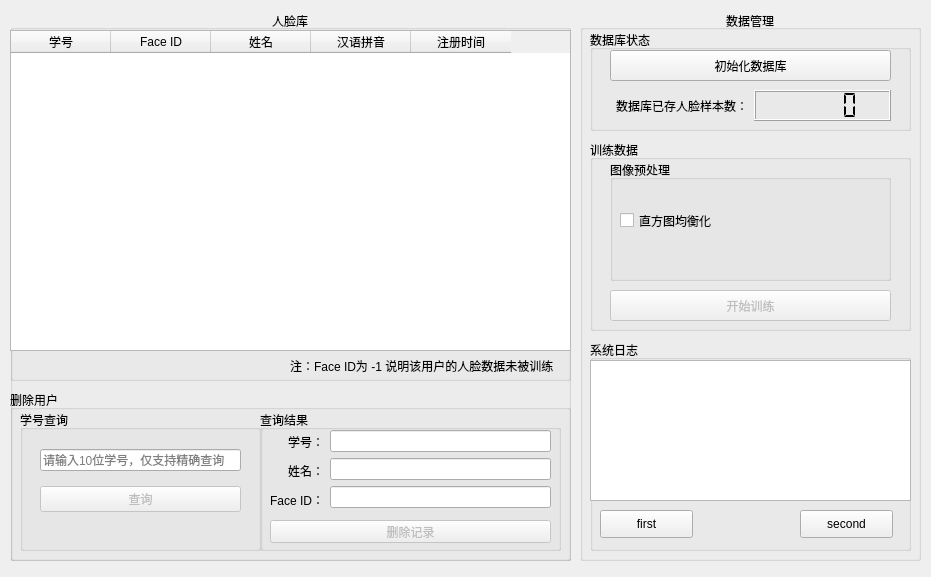
<?xml version="1.0" encoding="UTF-8"?>
<ui version="4.0">
 <class>dataManageUI</class>
 <widget class="QWidget" name="dataManageUI">
  <property name="geometry">
   <rect>
    <x>0</x>
    <y>0</y>
    <width>931</width>
    <height>577</height>
   </rect>
  </property>
  <property name="windowTitle">
   <string>OpenCV Face Recognition System - DataManage</string>
  </property>
  <widget class="QGroupBox" name="dbManageGroupBox">
   <property name="geometry">
    <rect>
     <x>580</x>
     <y>10</y>
     <width>341</width>
     <height>551</height>
    </rect>
   </property>
   <property name="title">
    <string>数据管理</string>
   </property>
   <property name="alignment">
    <set>Qt::AlignCenter</set>
   </property>
   <widget class="QGroupBox" name="dbStatusGroupBox">
    <property name="geometry">
     <rect>
      <x>10</x>
      <y>20</y>
      <width>321</width>
      <height>101</height>
     </rect>
    </property>
    <property name="title">
     <string>数据库状态</string>
    </property>
    <widget class="QWidget" name="layoutWidget_4">
     <property name="geometry">
      <rect>
       <x>20</x>
       <y>60</y>
       <width>281</width>
       <height>31</height>
      </rect>
     </property>
     <layout class="QHBoxLayout" name="dbUserCountHorizontalLayout">
      <item>
       <widget class="QLabel" name="dbUserCountLabel">
        <property name="text">
         <string>数据库已存人脸样本数：</string>
        </property>
        <property name="alignment">
         <set>Qt::AlignRight|Qt::AlignTrailing|Qt::AlignVCenter</set>
        </property>
       </widget>
      </item>
      <item>
       <widget class="QLCDNumber" name="dbUserCountLcdNum">
        <property name="segmentStyle">
         <enum>QLCDNumber::Flat</enum>
        </property>
       </widget>
      </item>
     </layout>
    </widget>
    <widget class="QPushButton" name="initDbButton">
     <property name="geometry">
      <rect>
       <x>20</x>
       <y>20</y>
       <width>281</width>
       <height>31</height>
      </rect>
     </property>
     <property name="text">
      <string>初始化数据库</string>
     </property>
    </widget>
   </widget>
   <widget class="QGroupBox" name="trainGroupBox">
    <property name="geometry">
     <rect>
      <x>10</x>
      <y>130</y>
      <width>321</width>
      <height>191</height>
     </rect>
    </property>
    <property name="title">
     <string>训练数据</string>
    </property>
    <widget class="QGroupBox" name="imgPreprocessGroupBox">
     <property name="geometry">
      <rect>
       <x>20</x>
       <y>20</y>
       <width>281</width>
       <height>121</height>
      </rect>
     </property>
     <property name="title">
      <string>图像预处理</string>
     </property>
     <widget class="QCheckBox" name="equalizeHistCheckBox">
      <property name="geometry">
       <rect>
        <x>10</x>
        <y>40</y>
        <width>121</width>
        <height>41</height>
       </rect>
      </property>
      <property name="text">
       <string>直方图均衡化</string>
      </property>
     </widget>
    </widget>
    <widget class="QPushButton" name="trainButton">
     <property name="enabled">
      <bool>false</bool>
     </property>
     <property name="geometry">
      <rect>
       <x>20</x>
       <y>150</y>
       <width>281</width>
       <height>31</height>
      </rect>
     </property>
     <property name="toolTip">
      <string>数据库未完成初始化，请检查</string>
     </property>
     <property name="text">
      <string>开始训练</string>
     </property>
    </widget>
   </widget>
   <widget class="QGroupBox" name="logGroupBox">
    <property name="geometry">
     <rect>
      <x>10</x>
      <y>330</y>
      <width>321</width>
      <height>211</height>
     </rect>
    </property>
    <property name="title">
     <string>系统日志</string>
    </property>
    <widget class="QTextEdit" name="logTextEdit">
     <property name="geometry">
      <rect>
       <x>0</x>
       <y>20</y>
       <width>321</width>
       <height>141</height>
      </rect>
     </property>
    </widget>
    <widget class="QPushButton" name="Managefirst">
     <property name="geometry">
      <rect>
       <x>10</x>
       <y>170</y>
       <width>93</width>
       <height>28</height>
      </rect>
     </property>
     <property name="text">
      <string>first</string>
     </property>
    </widget>
    <widget class="QPushButton" name="Managesecond">
     <property name="geometry">
      <rect>
       <x>210</x>
       <y>170</y>
       <width>93</width>
       <height>28</height>
      </rect>
     </property>
     <property name="text">
      <string>second</string>
     </property>
    </widget>
   </widget>
  </widget>
  <widget class="QGroupBox" name="faceDbGroupBox">
   <property name="geometry">
    <rect>
     <x>10</x>
     <y>10</y>
     <width>561</width>
     <height>551</height>
    </rect>
   </property>
   <property name="title">
    <string>人脸库</string>
   </property>
   <property name="alignment">
    <set>Qt::AlignCenter</set>
   </property>
   <widget class="QGroupBox" name="deleteUserGroupBox">
    <property name="geometry">
     <rect>
      <x>0</x>
      <y>380</y>
      <width>561</width>
      <height>171</height>
     </rect>
    </property>
    <property name="title">
     <string>删除用户</string>
    </property>
    <widget class="QGroupBox" name="queryUserGroupBox">
     <property name="geometry">
      <rect>
       <x>10</x>
       <y>20</y>
       <width>241</width>
       <height>141</height>
      </rect>
     </property>
     <property name="title">
      <string>学号查询</string>
     </property>
     <widget class="QLabel" name="queryResultLabel">
      <property name="geometry">
       <rect>
        <x>20</x>
        <y>110</y>
        <width>201</width>
        <height>21</height>
       </rect>
      </property>
      <property name="frameShape">
       <enum>QFrame::NoFrame</enum>
      </property>
      <property name="text">
       <string/>
      </property>
      <property name="alignment">
       <set>Qt::AlignCenter</set>
      </property>
     </widget>
     <widget class="QWidget" name="layoutWidget">
      <property name="geometry">
       <rect>
        <x>20</x>
        <y>30</y>
        <width>201</width>
        <height>81</height>
       </rect>
      </property>
      <layout class="QVBoxLayout" name="verticalLayout">
       <item>
        <widget class="QLineEdit" name="queryUserLineEdit">
         <property name="placeholderText">
          <string>请输入10位学号，仅支持精确查询</string>
         </property>
        </widget>
       </item>
       <item>
        <widget class="QPushButton" name="queryUserButton">
         <property name="enabled">
          <bool>false</bool>
         </property>
         <property name="toolTip">
          <string>数据库未完成初始化，请检查</string>
         </property>
         <property name="text">
          <string>查询</string>
         </property>
        </widget>
       </item>
      </layout>
     </widget>
    </widget>
    <widget class="QGroupBox" name="queryResultGroupBox">
     <property name="geometry">
      <rect>
       <x>250</x>
       <y>20</y>
       <width>301</width>
       <height>141</height>
      </rect>
     </property>
     <property name="title">
      <string>查询结果</string>
     </property>
     <widget class="QWidget" name="layoutWidget_3">
      <property name="geometry">
       <rect>
        <x>10</x>
        <y>20</y>
        <width>281</width>
        <height>81</height>
       </rect>
      </property>
      <layout class="QHBoxLayout" name="infoHorizontalLayout">
       <item>
        <layout class="QVBoxLayout" name="keyVerticalLayout">
         <item>
          <widget class="QLabel" name="stuIDLabel">
           <property name="frameShape">
            <enum>QFrame::NoFrame</enum>
           </property>
           <property name="text">
            <string>学号：</string>
           </property>
           <property name="alignment">
            <set>Qt::AlignRight|Qt::AlignTrailing|Qt::AlignVCenter</set>
           </property>
          </widget>
         </item>
         <item>
          <widget class="QLabel" name="cnNameLabel">
           <property name="frameShape">
            <enum>QFrame::NoFrame</enum>
           </property>
           <property name="text">
            <string>姓名：</string>
           </property>
           <property name="alignment">
            <set>Qt::AlignRight|Qt::AlignTrailing|Qt::AlignVCenter</set>
           </property>
          </widget>
         </item>
         <item>
          <widget class="QLabel" name="faceIDLabel">
           <property name="frameShape">
            <enum>QFrame::NoFrame</enum>
           </property>
           <property name="text">
            <string>Face ID：</string>
           </property>
           <property name="alignment">
            <set>Qt::AlignRight|Qt::AlignTrailing|Qt::AlignVCenter</set>
           </property>
          </widget>
         </item>
        </layout>
       </item>
       <item>
        <layout class="QVBoxLayout" name="valueVerticalLayout">
         <item>
          <widget class="QLineEdit" name="stuIDLineEdit">
           <property name="focusPolicy">
            <enum>Qt::StrongFocus</enum>
           </property>
           <property name="readOnly">
            <bool>true</bool>
           </property>
          </widget>
         </item>
         <item>
          <widget class="QLineEdit" name="cnNameLineEdit">
           <property name="focusPolicy">
            <enum>Qt::StrongFocus</enum>
           </property>
           <property name="readOnly">
            <bool>true</bool>
           </property>
          </widget>
         </item>
         <item>
          <widget class="QLineEdit" name="faceIDLineEdit">
           <property name="focusPolicy">
            <enum>Qt::StrongFocus</enum>
           </property>
           <property name="readOnly">
            <bool>true</bool>
           </property>
          </widget>
         </item>
        </layout>
       </item>
      </layout>
     </widget>
     <widget class="QPushButton" name="deleteUserButton">
      <property name="enabled">
       <bool>false</bool>
      </property>
      <property name="geometry">
       <rect>
        <x>10</x>
        <y>110</y>
        <width>281</width>
        <height>23</height>
       </rect>
      </property>
      <property name="text">
       <string>删除记录</string>
      </property>
     </widget>
    </widget>
   </widget>
   <widget class="QGroupBox" name="dbVisualGroupBox">
    <property name="geometry">
     <rect>
      <x>0</x>
      <y>20</y>
      <width>561</width>
      <height>351</height>
     </rect>
    </property>
    <property name="title">
     <string/>
    </property>
    <widget class="QTableWidget" name="tableWidget">
     <property name="geometry">
      <rect>
       <x>0</x>
       <y>0</y>
       <width>561</width>
       <height>321</height>
      </rect>
     </property>
     <column>
      <property name="text">
       <string>学号</string>
      </property>
     </column>
     <column>
      <property name="text">
       <string>Face ID</string>
      </property>
     </column>
     <column>
      <property name="text">
       <string>姓名</string>
      </property>
     </column>
     <column>
      <property name="text">
       <string>汉语拼音</string>
      </property>
     </column>
     <column>
      <property name="text">
       <string>注册时间</string>
      </property>
     </column>
    </widget>
    <widget class="QLabel" name="tipLabel">
     <property name="geometry">
      <rect>
       <x>280</x>
       <y>320</y>
       <width>271</width>
       <height>31</height>
      </rect>
     </property>
     <property name="text">
      <string>注：Face ID为 -1 说明该用户的人脸数据未被训练</string>
     </property>
    </widget>
   </widget>
  </widget>
 </widget>
 <resources/>
 <connections/>
</ui>
